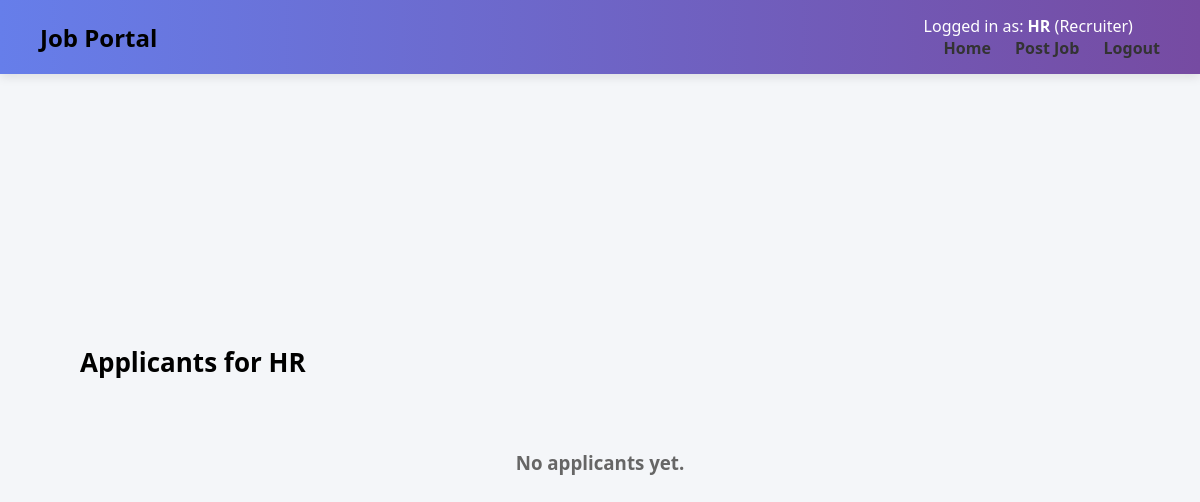
Page /applications/14/ (signed in) on the earlier database version.
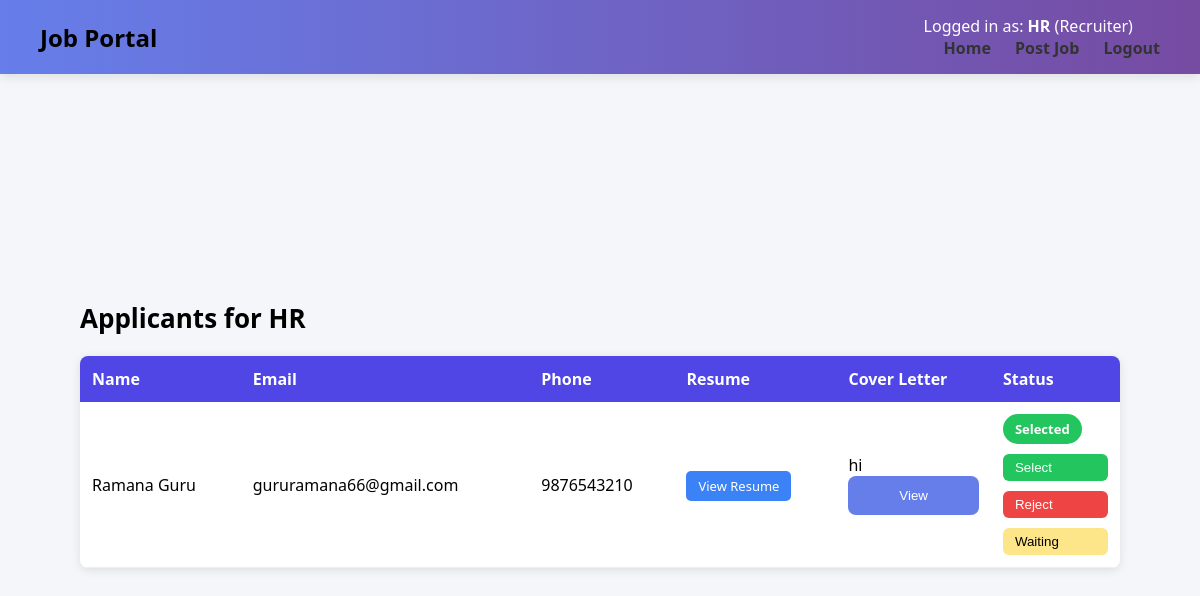
Same page on the later database version.
### myapp/models.py (models this page shows, shortened)
class Application(models.Model):
    STATUS_CHOICES = [
        ('waiting', 'Waiting'),
        ('selected', 'Selected'),
        ('rejected', 'Rejected'),
    ]
    job = models.ForeignKey(Job, on_delete=models.CASCADE)
    applicant = models.ForeignKey(User, on_delete=models.CASCADE)
    name = models.CharField(max_length=200)
    email = models.EmailField()
    phone = models.CharField(max_length=15)
    resume = models.FileField(upload_to='resumes/')
    cover_letter = models.TextField()
    applied_at = models.DateTimeField(auto_now_add=True)
    status = models.CharField(
        max_length=10,
        choices=STATUS_CHOICES,
        default='waiting'
    )

### myapp/views.py (the view, shortened to what this page needs)
# urls.py: path('applications/<int:pk>/', views.view_applicants, name='view_applicants'),
@login_required
def view_applicants(request, pk):
    job = get_object_or_404(Job, pk=pk)
    if request.user.profile.role != "recruiter":
        messages.error(request, "Access Denied!")
        return redirect("home")
    applicants = job.application_set.all()  # all applicants for this job
    return render(request, "view_applicants.html", {"job": job, "applicants": applicants})

### myapp/templates/view_applicants.html (shortened to what this page needs)
{% extends 'base.html' %} {% load static %} {% block content %}
<div class="applicants-container">
  <h2 class="applicants-title">Applicants for {{ job.title }}</h2>
  {% if applicants %}
  <table class="applicants-table">
    <thead>
      <tr>
        <th>Name</th>
        <th>Email</th>
        <th>Phone</th>
        <th>Resume</th>
        <th>Cover Letter</th>
        {% if user.profile.role == "recruiter" %}
        <th>Status</th>
        {% elif user.profile.role == "seeker" %}
        <th>Application Status</th>
        {% endif %}
      </tr>
    </thead>
    <tbody>
      {% for app in applicants %}
      <tr>
        <td>{{ app.name }}</td>
        <td>{{ app.email }}</td>
        <td>{{ app.phone }}</td>
        <td>
          {% if app.resume %}
          <a href="{{ app.resume.url }}" target="_blank" class="resume-btn"
            >View Resume</a
          >
          {% else %} - {% endif %}
        </td>
        <td>
          <span class="cover-preview">
            {{ app.cover_letter|truncatewords:15 }}
          </span>
          <button
            onclick="showCover('{{ app.cover_letter|escapejs }}')"
            class="cover-btn"
          >
            View
          </button>
        </td>
        {% if user.profile.role == "recruiter" %}
        <td class="status-cell">
          <span class="status-badge {{ app.status }}">
            {{ app.status|capfirst }}
          </span>
          <div class="status-actions">
            <form
              method="POST"
              action="{% url 'update_status' app.pk 'selected' %}"
            >
              <button type="submit" class="action-btn select-btn">
                Select
              </button>
            </form>
            <form
              method="POST"
              action="{% url 'update_status' app.pk 'rejected' %}"
            >
              <button type="submit" class="action-btn reject-btn">
                Reject
              </button>
            </form>
            <form
              method="POST"
              action="{% url 'update_status' app.pk 'waiting' %}"
            >
              <button type="submit" class="action-btn wait-btn">Waiting</button>
            </form>
          </div>
        </td>
        {% elif user.profile.role == "seeker" %}
        <td>
          <span class="status {{ app.status }}">
            {{ app.status|capfirst }}
          </span>
        </td>
        {% endif %}
      </tr>
      {% endfor %}
    </tbody>
  </table>
  {% else %}
  <div class="no-applicants">
    <h3>No applicants yet.</h3>
  </div>
  {% endif %}
</div>
{% endblock %}

Differences in the rows shown:
added Application: name "Ramana Guru", email "gururamana66@gmail.com", phone "9876543210", cover_letter "hi", status "Selected"
Other differences:
text no longer shown: "No applicants yet."
text now shown: "Name Email Phone Resume Cover Letter Status"
